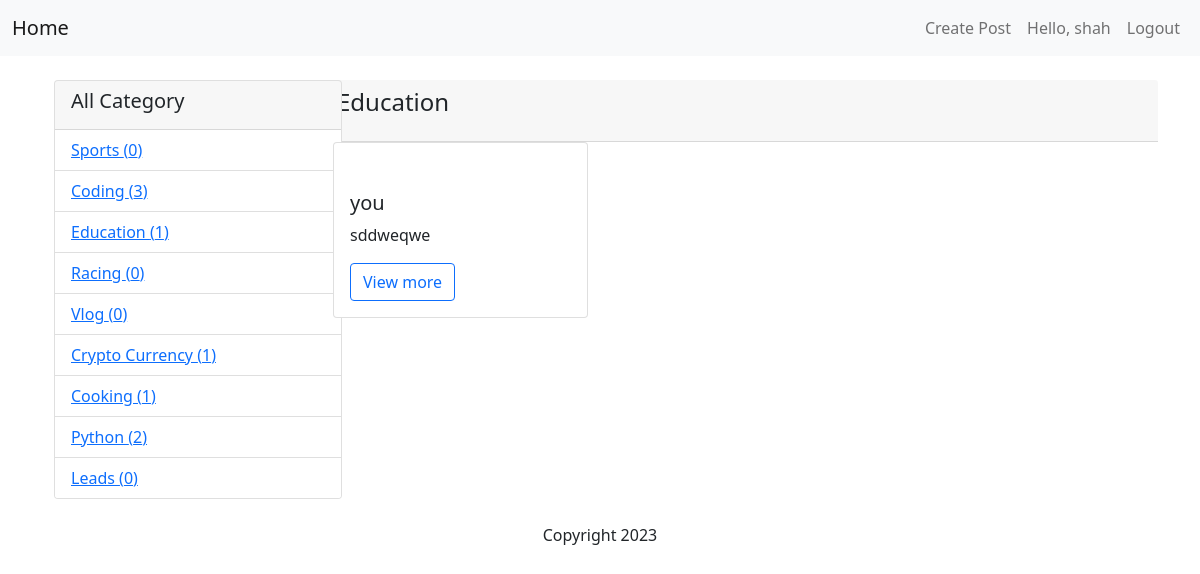
/category/3/ (signed in), run on the app's committed database.
### listing/models.py (models this page shows, shortened)
class Category(models.Model):
    name = models.CharField(max_length=100)
    created_at = models.DateTimeField(auto_now_add=True)
    updated_at = models.DateTimeField(auto_now=True)

class Post(models.Model):
    title = models.CharField(max_length=255)
    content = models.TextField()
    owner = models.ForeignKey(User, on_delete=models.CASCADE)
    category = models.ForeignKey(Category, on_delete=models.CASCADE, default=1)
    created_at = models.DateTimeField(auto_now_add=True)
    updated_at = models.DateTimeField(auto_now=True)
    class Meta:
        ordering = ['-updated_at', '-created_at']

### listing/views.py (the view)
# urls.py: path('category/<int:category_id>/', views.posts_by_category, name='posts_by_category'),
def posts_by_category(request, category_id):
    if not request.user.is_authenticated:
        raise Http404
    category = get_object_or_404(Category, pk=category_id)
    posts = Post.objects.filter(category=category).order_by('-created_at')
    categories = Category.objects.annotate(post_count=Count('post')).all()
    return render(request, 'listing/posts_by_category.html', {'posts': posts, 'category': category, 'categories': categories})

### listing/templates/listing/posts_by_category.html
{% extends 'listing/base.html' %}
{% block content %}
<div class="container">
    <div class="row">
      <div class="col-md-3">
        <div class="card" style="width: 18rem;">
          <div class="card-header">
            <h5>All Category</h5>
          </div>
          <ul class="list-group list-group-flush">
            {% for category in categories %}
            <li class="list-group-item"><a href="{% url 'listing:posts_by_category' category.id %}">{{ category.name }}  ({{category.post_count}}) </a></li>
          {% endfor %}
          </ul>
        </div>
      </div>
      <div class="col-md-9">
       <div class="row">
        <div class="card-header">
          <h4 class="mb-3">{{category.name}} </h4>
           </div>
        {% for post in posts %}
          <div class="col-md-4">
          <div class="card mb-3">
            <div class="card-body">
            </div>
            <div class="card-body">
              <h5 class="card-title">{{ post.title }}</h5>
              <p class="card-text">{{ post.content|slice:":50" }}</p>
              <a href="{% url 'listing:post_detail' post.id %}" class="btn btn-outline-primary">View more</a>
            </div>
          </div>
           </div>
          {% endfor %}
        </div>
      </div>
    </div>
  </div>
{% endblock %}

### listing/templates/listing/base.html (shortened to what this page needs)
<!DOCTYPE html>
<html lang="en">
<head>
    <link href="https://cdn.jsdelivr.net/npm/bootstrap@5.1.3/dist/css/bootstrap.min.css" rel="stylesheet">
</head>
<body>
    <header>
        <nav class="navbar navbar-expand-lg navbar-light bg-light">
            <div class="container-fluid">
                <a class="navbar-brand" href="{% url 'listing:post_list' %}">Home</a>
                <div class="navbar-nav">
                    <ul class="navbar-nav">
                        <li class="nav-item">
                            <a class="nav-link" href="{% url 'listing:post_create' %}">Create Post</a>
                        </li>
                        {% if user.is_authenticated %}
                            <li class="nav-item">
                                <a class="nav-link" >Hello, {{ user.username }}</a>
                            </li>
                            <li class="nav-item">
                                <a class="nav-link" href="{% url 'users:logout' %}">Logout</a>
                            </li>
                        {% endif %}
                    </ul>
                </div>
            </div>
        </nav>
    </header>
    <main class="container mt-4">
        {% block content %}
        {% endblock %}
    </main>
    <footer class="text-center mt-4">
        <p>Copyright 2023</p>
    </footer>
</body>
</html>

### data on the page
Category: name "Sports", post_count "0"
Category: name "Coding", post_count "3"
Category: name "Education", post_count "1"
Category: name "Racing", post_count "0"
Category: name "Vlog", post_count "0"
Category: name "Crypto Currency", post_count "1"
Category: name "Cooking", post_count "1"
Category: name "Python", post_count "2"
Category: name "Leads", post_count "0"
Post: title "you", content "sddweqwe"

### other printed values
{{ user.username }} "shah"
